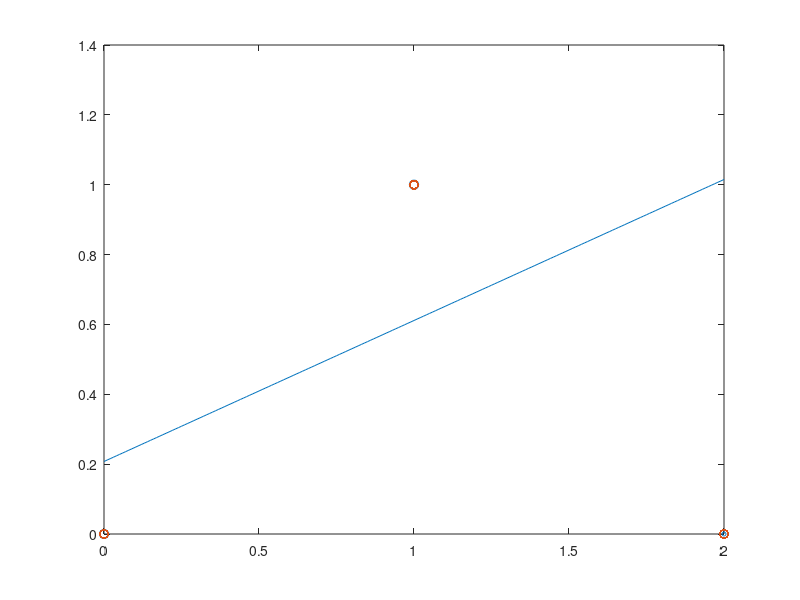

This chart was generated by the following MATLAB code: (Note: this script raises an error after producing the figure.)
close all;
clear;


n = 2e3;

pA = .2;
pB = .45;
% perform the experiment repeatedly and sample the number of occurrences of A and B:
IA = double(rand(1,n) <= pA);
IB = double(rand(1,n) <= pB);

X = IA + IB;
Y = abs(IA - IB);

XY = (X.*Y);
Sn = 0;
Mn = zeros(1, n);

Sn_EX = 0;
Mn_EX = zeros(1,n);

Sn_EY = 0;
Mn_EY = zeros(1,n);


%
cov_XY = (pA + pB - 2*pA*pB)*(1 - pA - pB);
VarX = pA*(1-pA) + pB*(1-pB);
EX = pA + pB;
EY = (pA + pB - 2*pA*pB);
EXY = (pA + pB - 2*pA*pB);

xx = 0:.01:2;
yy = EY + cov_XY/VarX * (xx - EX);

plot(xx, yy);
hold on;

p1_density = sum(X == 0 & Y == 0)/n;
p2_density = sum(X==1)/n;
p3_density = sum(X == 2 & Y == 0)/n;

scale = 100;
scatter([0, 1, 2], [0, 1, 0], scale*[p1_density, p2_density, p3_density]);

plot(X, Y, 'LineStyle', 'none', 'Marker', 'o');

p1 = plot(nan, nan, 'LineStyle', '-', 'Color', 'k');
hold on;
p2 = plot(nan, nan, 'LineStyle', '-', 'Color', 'r');
p_EX = plot(nan, nan, 'LineStyle', '-', 'Color', 'g');
p_EY = plot(nan, nan, 'LineStyle', '-', 'Color', 'c');

yline(EX,'-',{'E(X)'});
yline(EY,'-',{'E(Y)'});
% yline(EXY,'-',{'E(XY)'});
yline(cov_XY,'-',{'Cov(X,Y)'});


% ylim([-.01, .01]);
for i=1:n
    Sn = Sn + XY(i);
    Sn_EX = Sn_EX + X(i);
    Sn_EY = Sn_EY + Y(i);

    Mn(i) = 1/i * Sn;
    Mn_EX(i) = 1/i * Sn_EX;
    Mn_EY(i) = 1/i * Sn_EY;

    set(p1, 'XData', 1:i, 'YData', Mn(1:i));
    set(p2, 'XData', 1:i, 'YData', Mn(1:i) - Mn_EX(1:i).*Mn_EY(1:i));

    set(p_EX, 'XData', 1:i, 'YData', Mn_EX(1:i));
    set(p_EY, 'XData', 1:i, 'YData', Mn_EY(1:i));

    pause(1e-4);
end


